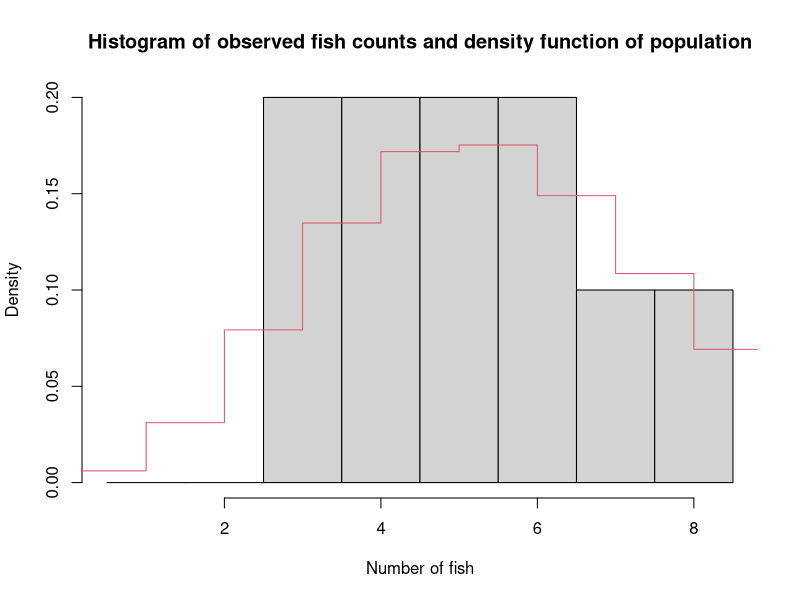

This chart was generated by the following R code:
## ---- chunk 1
obs = sort(c(5,6,7,3,6,5,8,4,4,3))
hist(obs,c(.5,1.5,2.5,3.5,4.5,5.5,6.5,7.5,8.5), freq=FALSE,
     main="Histogram of observed fish counts and density function of population",
     xlab = "Number of fish")
mu = sum(obs)/length(obs)
x = 0:9
lines(x,dpois(x,mu),type='s',col=2)
